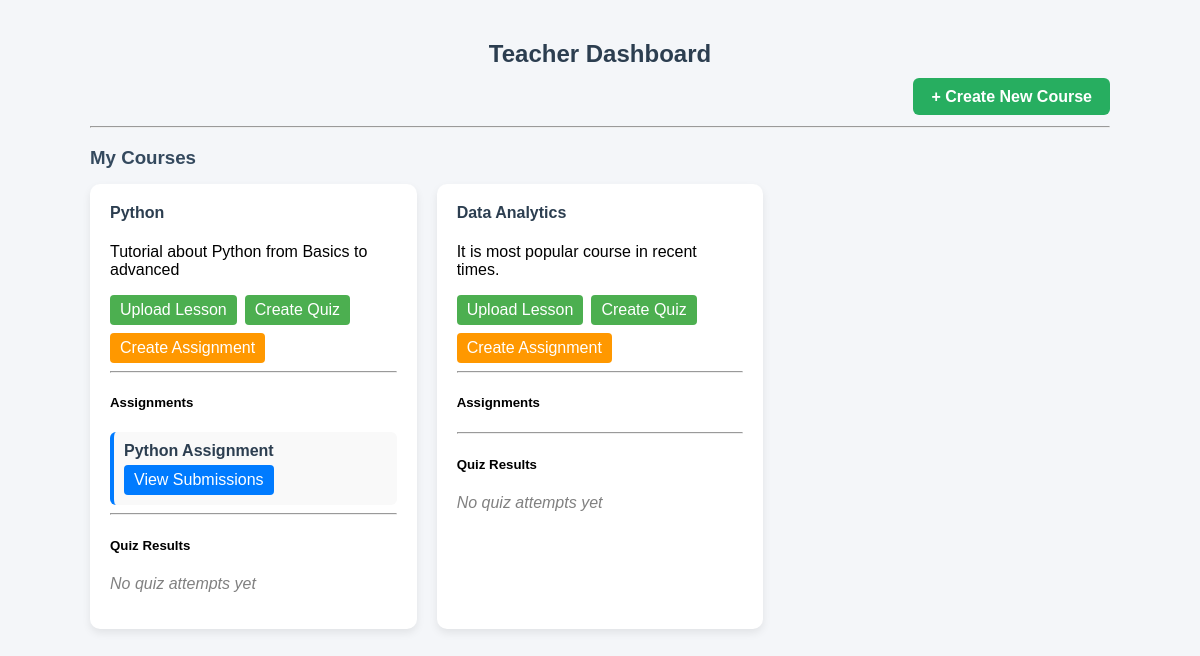
The page /accounts/dashboard/ (signed in) on the database as committed earlier.
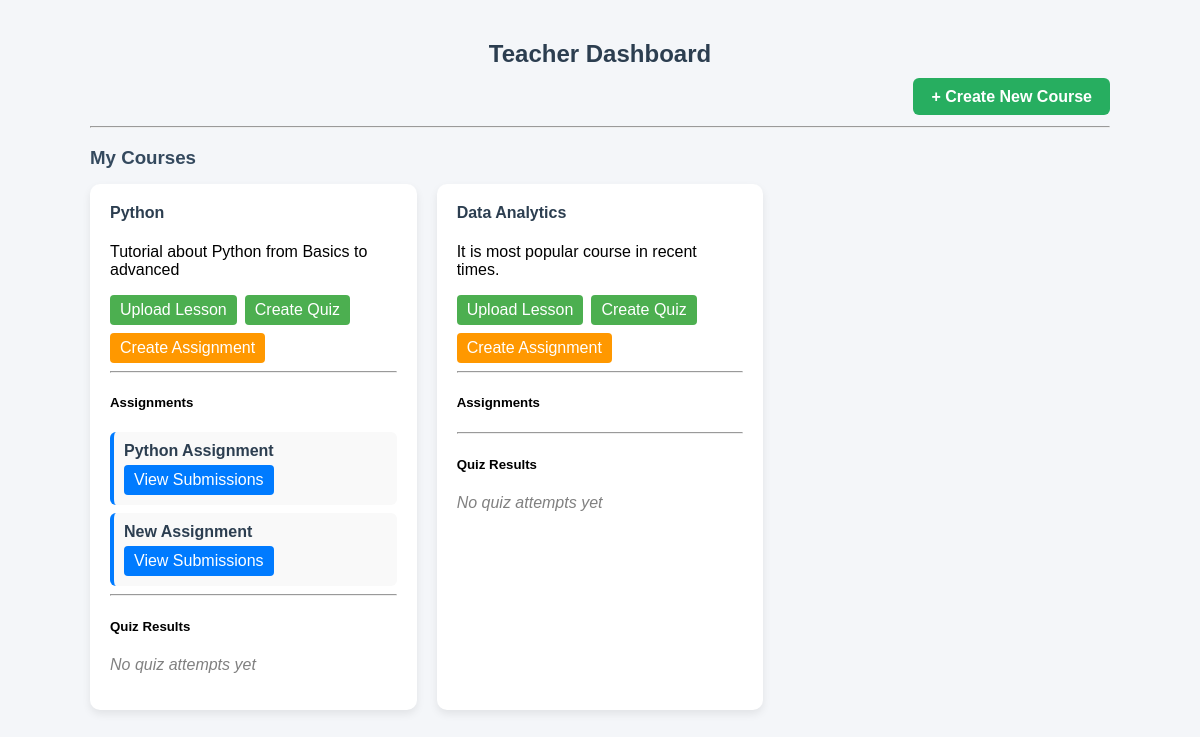
The same page on the database as committed later.
### courses/models.py (models this page shows, shortened)
class Course(models.Model):
    title = models.CharField(max_length=200)
    description = models.TextField()
    teacher = models.ForeignKey(settings.AUTH_USER_MODEL, on_delete=models.CASCADE, limit_choices_to={'role':'teacher'})

### assignments/models.py (models this page shows, shortened)
class Assignment(models.Model):
    course = models.ForeignKey(Course, on_delete=models.CASCADE)
    title = models.CharField(max_length=200)
    file = models.FileField(upload_to='assignments/')
    deadline = models.DateTimeField()

### accounts/views.py (the view)
# urls.py: path('dashboard/', views.dashboard, name='dashboard'),
@login_required
def dashboard(request):
    if request.user.role == 'student':
        courses = Course.objects.all()
        enrolled_courses =[]
        for course in courses:
            is_enrolled = Enrollment.objects.filter(student=request.user, course=course).exists()
            course.is_enrolled = is_enrolled
            if is_enrolled:
                enrolled_courses.append(course)
        quizzes = Quiz.objects.filter(course__in=enrolled_courses)
        attempts = QuizAttempt.objects.filter(user=request.user)
        assignments = Assignment.objects.filter(course__in=enrolled_courses)
        return render(request, 'accounts/student_dashboard.html', {
            'courses': enrolled_courses,
            'quizzes': quizzes,
            'attempts': attempts,
            'assignments': assignments
        })
    else:
        courses = Course.objects.filter(teacher=request.user)
        assignments = Assignment.objects.filter(course__in=courses)
        return render(request, 'accounts/teacher_dashboard.html', {'courses': courses, 'assignments': assignments})

### templates/accounts/teacher_dashboard.html (shortened to what this page needs)
<!DOCTYPE html>
<html lang="en">
<head>
</head>
<body>
<div class="container">
<h2 class="dashboard-title">Teacher Dashboard</h2>
<div class="action-bar">
    <a href="{% url 'create_course' %}" class="create-btn">
        + Create New Course
    </a>
</div>
<hr>
<h3 class="section-title">My Courses</h3>
{% if courses %}
<div class="course-grid">
    {% for course in courses %}
    <div class="course-card">
        <h4>{{ course.title }}</h4>
        <p>{{ course.description }}</p>
        <div class="course-actions">
            <a href="{% url 'upload_lesson' course.id %}" class="btn lesson-btn">
                Upload Lesson
            </a>
            <a href="{% url 'create_quiz' course.id %}" class="btn quiz-btn">
                Create Quiz
            </a>
            <a href="{% url 'create_assignment' course.id %}" class="btn assignment-btn">
                Create Assignment
            </a>
        </div>
        <hr>
        <h5>Assignments</h5>
        {% for assignment in assignments %}
        {% if assignment.course.id == course.id %}
        <div class="assignment-item">
            <strong>{{ assignment.title }}</strong>
            <br>
            <a href="{% url 'view_submissions' assignment.id %}" class="view-btn">
                View Submissions
            </a>
        </div>
        {% endif %}
        {% empty %}
        <p class="empty-message">No assignments found</p>
        {% endfor %}
        <hr>
        <h5>Quiz Results</h5>
        {% for attempt in attempts %}
        {% if attempt.quiz.course.id == course.id %}
        <div class="quiz-result">
            <strong>{{ attempt.quiz.title }}</strong>
            <br>
            Student: {{ attempt.user.username }}
            <br>
            Score: <b>{{ attempt.score }}</b> / {{ attempt.total }}
        </div>
        {% endif %}
        {% empty %}
        <p class="empty-message">No quiz attempts yet</p>
        {% endfor %}
    </div>
    {% endfor %}
</div>
{% else %}
<p class="empty-message">No courses created yet.</p>
{% endif %}
</div>
</body>
</html>

Rows that differ between the two databases and show on the page:
added Assignment: title "New Assignment", shown under Course "Python"
